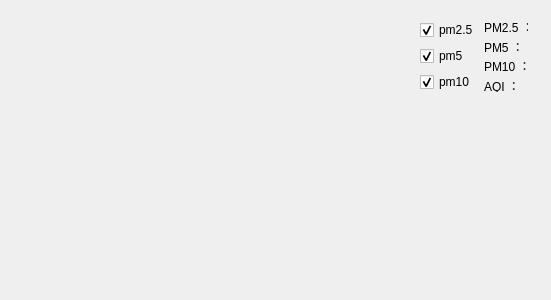
<?xml version="1.0" encoding="UTF-8"?>
<ui version="4.0">
 <class>MyGraph</class>
 <widget class="QWidget" name="MyGraph">
  <property name="geometry">
   <rect>
    <x>0</x>
    <y>0</y>
    <width>551</width>
    <height>300</height>
   </rect>
  </property>
  <property name="windowTitle">
   <string>Form</string>
  </property>
  <widget class="QCustomPlot" name="qcustomplot" native="true">
   <property name="geometry">
    <rect>
     <x>0</x>
     <y>0</y>
     <width>400</width>
     <height>400</height>
    </rect>
   </property>
  </widget>
  <widget class="QWidget" name="gridLayoutWidget">
   <property name="geometry">
    <rect>
     <x>410</x>
     <y>150</y>
     <width>131</width>
     <height>121</height>
    </rect>
   </property>
   <layout class="QGridLayout" name="led"/>
  </widget>
  <widget class="QWidget" name="">
   <property name="geometry">
    <rect>
     <x>420</x>
     <y>20</y>
     <width>121</width>
     <height>72</height>
    </rect>
   </property>
   <layout class="QHBoxLayout" name="horizontalLayout">
    <item>
     <layout class="QVBoxLayout" name="verticalLayout">
      <item>
       <widget class="QCheckBox" name="checkBox2_5">
        <property name="text">
         <string>pm2.5</string>
        </property>
        <property name="checked">
         <bool>true</bool>
        </property>
       </widget>
      </item>
      <item>
       <widget class="QCheckBox" name="checkBox5">
        <property name="text">
         <string>pm5</string>
        </property>
        <property name="checked">
         <bool>true</bool>
        </property>
       </widget>
      </item>
      <item>
       <widget class="QCheckBox" name="checkBox10">
        <property name="text">
         <string>pm10</string>
        </property>
        <property name="checked">
         <bool>true</bool>
        </property>
       </widget>
      </item>
     </layout>
    </item>
    <item>
     <layout class="QGridLayout" name="gridLayout">
      <item row="2" column="1">
       <widget class="QLabel" name="pm10">
        <property name="text">
         <string/>
        </property>
       </widget>
      </item>
      <item row="3" column="1">
       <widget class="QLabel" name="AQI">
        <property name="text">
         <string/>
        </property>
       </widget>
      </item>
      <item row="0" column="1">
       <widget class="QLabel" name="pm2_5">
        <property name="text">
         <string/>
        </property>
       </widget>
      </item>
      <item row="0" column="0">
       <widget class="QLabel" name="label">
        <property name="text">
         <string>PM2.5 ：</string>
        </property>
       </widget>
      </item>
      <item row="3" column="0">
       <widget class="QLabel" name="label_4">
        <property name="text">
         <string>AQI ：</string>
        </property>
       </widget>
      </item>
      <item row="1" column="1">
       <widget class="QLabel" name="pm5">
        <property name="text">
         <string/>
        </property>
       </widget>
      </item>
      <item row="2" column="0">
       <widget class="QLabel" name="label_3">
        <property name="text">
         <string>PM10 ：</string>
        </property>
       </widget>
      </item>
      <item row="1" column="0">
       <widget class="QLabel" name="label_2">
        <property name="text">
         <string>PM5 ：</string>
        </property>
       </widget>
      </item>
     </layout>
    </item>
   </layout>
  </widget>
  <zorder>qcustomplot</zorder>
  <zorder>label</zorder>
  <zorder>label_2</zorder>
  <zorder>label_3</zorder>
  <zorder>pm10</zorder>
  <zorder>pm5</zorder>
  <zorder>pm2_5</zorder>
  <zorder>pm10</zorder>
  <zorder>AQI</zorder>
  <zorder>label_4</zorder>
  <zorder>gridLayoutWidget</zorder>
  <zorder>checkBox2_5</zorder>
  <zorder>checkBox5</zorder>
  <zorder>checkBox10</zorder>
 </widget>
 <customwidgets>
  <customwidget>
   <class>QCustomPlot</class>
   <extends>QWidget</extends>
   <header>qcustomplot.h</header>
   <container>1</container>
  </customwidget>
 </customwidgets>
 <resources/>
 <connections/>
</ui>
